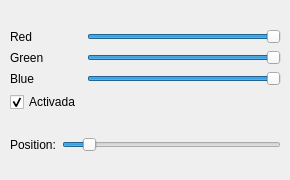
       <widget class="QWidget" name="tab" >
        <attribute name="title" >
         <string>Llum 0</string>
        </attribute>
        <widget class="QWidget" name="layoutWidget_5" >
         <property name="geometry" >
          <rect>
           <x>10</x>
           <y>10</y>
           <width>271</width>
           <height>161</height>
          </rect>
         </property>
         <layout class="QVBoxLayout" name="verticalLayout_4" >
          <item>
           <layout class="QGridLayout" name="gridLayout_5" >
            <item row="0" column="0" >
             <widget class="QLabel" name="label_15" >
              <property name="text" >
               <string>Red</string>
              </property>
             </widget>
            </item>
            <item row="0" column="1" >
             <widget class="QSlider" name="horizontalSliderRD_3" >
              <property name="minimum" >
               <number>0</number>
              </property>
              <property name="maximum" >
               <number>255</number>
              </property>
              <property name="value" >
               <number>255</number>
              </property>
              <property name="orientation" >
               <enum>Qt::Horizontal</enum>
              </property>
             </widget>
            </item>
            <item row="1" column="0" >
             <widget class="QLabel" name="label_16" >
              <property name="text" >
               <string>Green</string>
              </property>
             </widget>
            </item>
            <item row="1" column="1" >
             <widget class="QSlider" name="horizontalSliderGD_3" >
              <property name="maximum" >
               <number>255</number>
              </property>
              <property name="sliderPosition" >
               <number>255</number>
              </property>
              <property name="orientation" >
               <enum>Qt::Horizontal</enum>
              </property>
             </widget>
            </item>
            <item row="2" column="0" >
             <widget class="QLabel" name="label_17" >
              <property name="text" >
               <string>Blue</string>
              </property>
             </widget>
            </item>
            <item row="2" column="1" >
             <widget class="QSlider" name="horizontalSliderBD_3" >
              <property name="maximum" >
               <number>255</number>
              </property>
              <property name="sliderPosition" >
               <number>255</number>
              </property>
              <property name="orientation" >
               <enum>Qt::Horizontal</enum>
              </property>
             </widget>
            </item>
            <item row="3" column="0" >
             <widget class="QCheckBox" name="checkBox_3" >
              <property name="text" >
               <string>Activada</string>
              </property>
              <property name="checked" >
               <bool>true</bool>
              </property>
             </widget>
            </item>
           </layout>
          </item>
          <item>
           <layout class="QHBoxLayout" name="horizontalLayout_5" >
            <item>
             <widget class="QLabel" name="label_18" >
              <property name="text" >
               <string>Position:</string>
              </property>
             </widget>
            </item>
            <item>
             <widget class="QSlider" name="horizontalSlider_2" >
              <property name="maximum" >
               <number>50</number>
              </property>
              <property name="value" >
               <number>5</number>
              </property>
              <property name="sliderPosition" >
               <number>5</number>
              </property>
              <property name="orientation" >
               <enum>Qt::Horizontal</enum>
              </property>
             </widget>
            </item>
           </layout>
          </item>
         </layout>
        </widget>
       </widget>
